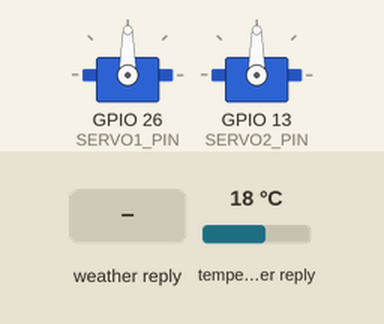
The program below on a simulated ESP32. Shown: 2 × servo. The inputs (shaded band) are chosen by the test bench; at power-on: temperature in the weather reply 18 °C. WiFi joins after 1.5 s; servers stay silent unless stated; web services answer with replies made up by the test bench; not simulated (calls return 0 or success): credentials.h; what the program prints to the serial monitor is not drawn.

Above: at 0.1 s.
At 2.7 s:
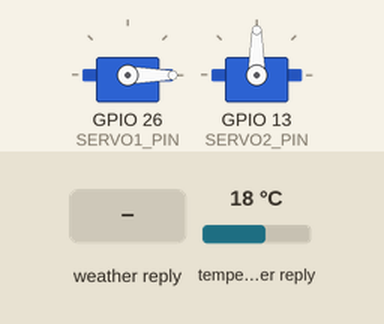
2.8 s: weather in the web reply set to Rain
11.7 s: weather in the web reply set to Clouds
22.0 s: weather in the web reply set to Snow
32.3 s: weather in the web reply set to Thunderstorm
42.6 s: weather in the web reply set to Mist
Timing chart, 0 to 45.6 s (numbered marks = the images above; inputs shaded):
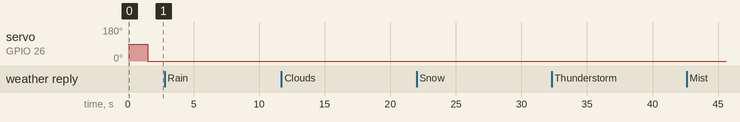

The program:

main.cpp
```cpp
/*
 * Author: Kathrin Weihe, 2022
 */

#include <WiFi.h>
#include <HTTPClient.h>
#include <Arduino_JSON.h>
#include <ESP32Servo.h>
#include <wstation.h>
#include "credentials.h"

#define SERVO1_PIN 26
#define SERVO2_PIN 13

String httpGETRequest(const char* url);

Servo servoMotor1;
Servo servoMotor2;

const char* ssid = SSID;
const char* password = PASS;

String owmApiKey = APIKEY;
String city = "Hamburg";
String countryCode = "DE";

unsigned long lastChecked = 0;
unsigned long timerDelay = 10000;

String jsonBuffer;

void setup() {
  servoMotor1.attach(SERVO1_PIN);
  servoMotor2.attach(SERVO2_PIN);

  Serial.begin(115200);
  WiFi.begin(ssid,password);
  Serial.print("Connecting...");
  while(WiFi.status()!= WL_CONNECTED){
    delay(500);
    Serial.print(".");
  }
  Serial.println("");
  Serial.print("Connected to wifi with IP: ");
  Serial.println(WiFi.localIP());
  Serial.print("First message in ");
  Serial.print(timerDelay/1000);
  Serial.println(" seconds.");
}


void loop() {
  unsigned int weatherID;
  unsigned int servo1Angle;

  if((millis() - lastChecked) > timerDelay) {
    if(WiFi.status() == WL_CONNECTED) {
      String url = "http://api.openweathermap.org/data/2.5/weather?q=" + city + "," + countryCode + "&APPID=" + owmApiKey;

      jsonBuffer = httpGETRequest(url.c_str());
      Serial.println(jsonBuffer);
      JSONVar jsonAnswer = JSON.parse(jsonBuffer);

      if(JSON.typeof(jsonAnswer) == "undefined") {
        Serial.println("Parsing went wrong! ");
        return;
      }
      Serial.print("JSON object = ");
      Serial.println(jsonAnswer);
      Serial.print("Temperature : ");
      Serial.println(jsonAnswer["main"]["temp"]);
      weatherID = int(jsonAnswer["weather"][0]["id"]);
      servo1Angle = weatherLookup(weatherID);
      Serial.print("Weather id: ");
      Serial.print(weatherID);
      Serial.print(" Angle: ");
      Serial.print(servo1Angle);
    }
    else {
      Serial.println("Wifi disconnected!");
    }
    lastChecked = millis();
  }
  servoMotor1.write(servo1Angle);
}

String httpGETRequest(const char* url) {
  WiFiClient client;
  HTTPClient http;

  http.begin(client, url);
  int r = http.GET();

  String payload = "{}";

  if(r > 0) {
    Serial.print("HTTP response code: ");
    Serial.println(r);
    payload = http.getString();
  }
  else {
    Serial.print("GET error code: ");
    Serial.println(r);
  }
  http.end();

  return payload;
}
```
